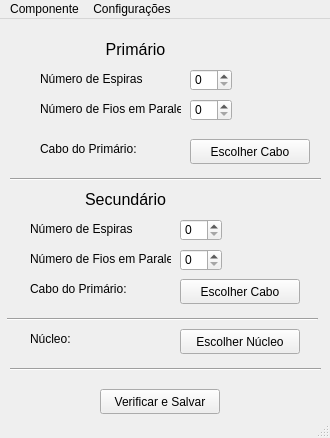
<?xml version="1.0" encoding="UTF-8"?>
<ui version="4.0">
 <class>CreateInductorWindow</class>
 <widget class="QMainWindow" name="CreateInductorWindow">
  <property name="geometry">
   <rect>
    <x>0</x>
    <y>0</y>
    <width>330</width>
    <height>438</height>
   </rect>
  </property>
  <property name="minimumSize">
   <size>
    <width>330</width>
    <height>438</height>
   </size>
  </property>
  <property name="maximumSize">
   <size>
    <width>330</width>
    <height>438</height>
   </size>
  </property>
  <property name="windowTitle">
   <string>Transformador</string>
  </property>
  <property name="iconSize">
   <size>
    <width>24</width>
    <height>24</height>
   </size>
  </property>
  <widget class="QWidget" name="centralwidget">
   <widget class="QSpinBox" name="input_Np">
    <property name="geometry">
     <rect>
      <x>190</x>
      <y>50</y>
      <width>42</width>
      <height>22</height>
     </rect>
    </property>
    <property name="maximum">
     <number>200</number>
    </property>
   </widget>
   <widget class="QSpinBox" name="input_Npp">
    <property name="geometry">
     <rect>
      <x>190</x>
      <y>80</y>
      <width>42</width>
      <height>22</height>
     </rect>
    </property>
    <property name="maximum">
     <number>200</number>
    </property>
   </widget>
   <widget class="QPushButton" name="buttonPrimaryCableSel">
    <property name="geometry">
     <rect>
      <x>190</x>
      <y>120</y>
      <width>120</width>
      <height>25</height>
     </rect>
    </property>
    <property name="sizePolicy">
     <sizepolicy hsizetype="Fixed" vsizetype="Fixed">
      <horstretch>0</horstretch>
      <verstretch>0</verstretch>
     </sizepolicy>
    </property>
    <property name="minimumSize">
     <size>
      <width>120</width>
      <height>25</height>
     </size>
    </property>
    <property name="maximumSize">
     <size>
      <width>120</width>
      <height>25</height>
     </size>
    </property>
    <property name="text">
     <string>Escolher Cabo</string>
    </property>
   </widget>
   <widget class="QLabel" name="label">
    <property name="geometry">
     <rect>
      <x>40</x>
      <y>50</y>
      <width>121</width>
      <height>20</height>
     </rect>
    </property>
    <property name="sizePolicy">
     <sizepolicy hsizetype="Fixed" vsizetype="Fixed">
      <horstretch>0</horstretch>
      <verstretch>0</verstretch>
     </sizepolicy>
    </property>
    <property name="minimumSize">
     <size>
      <width>121</width>
      <height>20</height>
     </size>
    </property>
    <property name="maximumSize">
     <size>
      <width>141</width>
      <height>20</height>
     </size>
    </property>
    <property name="text">
     <string>Número de Espiras</string>
    </property>
   </widget>
   <widget class="QLabel" name="label2">
    <property name="geometry">
     <rect>
      <x>40</x>
      <y>80</y>
      <width>141</width>
      <height>20</height>
     </rect>
    </property>
    <property name="sizePolicy">
     <sizepolicy hsizetype="Fixed" vsizetype="Fixed">
      <horstretch>0</horstretch>
      <verstretch>0</verstretch>
     </sizepolicy>
    </property>
    <property name="minimumSize">
     <size>
      <width>121</width>
      <height>20</height>
     </size>
    </property>
    <property name="maximumSize">
     <size>
      <width>141</width>
      <height>20</height>
     </size>
    </property>
    <property name="text">
     <string>Número de Fios em Paralelo</string>
    </property>
   </widget>
   <widget class="QPushButton" name="buttonVerify">
    <property name="geometry">
     <rect>
      <x>100</x>
      <y>370</y>
      <width>120</width>
      <height>25</height>
     </rect>
    </property>
    <property name="sizePolicy">
     <sizepolicy hsizetype="Fixed" vsizetype="Fixed">
      <horstretch>0</horstretch>
      <verstretch>0</verstretch>
     </sizepolicy>
    </property>
    <property name="minimumSize">
     <size>
      <width>120</width>
      <height>25</height>
     </size>
    </property>
    <property name="maximumSize">
     <size>
      <width>120</width>
      <height>25</height>
     </size>
    </property>
    <property name="text">
     <string>Verificar e Salvar</string>
    </property>
   </widget>
   <widget class="QLabel" name="label_6">
    <property name="geometry">
     <rect>
      <x>40</x>
      <y>120</y>
      <width>141</width>
      <height>20</height>
     </rect>
    </property>
    <property name="sizePolicy">
     <sizepolicy hsizetype="Fixed" vsizetype="Fixed">
      <horstretch>0</horstretch>
      <verstretch>0</verstretch>
     </sizepolicy>
    </property>
    <property name="minimumSize">
     <size>
      <width>80</width>
      <height>20</height>
     </size>
    </property>
    <property name="maximumSize">
     <size>
      <width>141</width>
      <height>20</height>
     </size>
    </property>
    <property name="text">
     <string>Cabo do Primário:</string>
    </property>
   </widget>
   <widget class="QLabel" name="label_2">
    <property name="geometry">
     <rect>
      <x>40</x>
      <y>20</y>
      <width>191</width>
      <height>20</height>
     </rect>
    </property>
    <property name="font">
     <font>
      <pointsize>12</pointsize>
     </font>
    </property>
    <property name="text">
     <string>Primário</string>
    </property>
    <property name="alignment">
     <set>Qt::AlignCenter</set>
    </property>
   </widget>
   <widget class="QLabel" name="label_4">
    <property name="geometry">
     <rect>
      <x>30</x>
      <y>170</y>
      <width>191</width>
      <height>20</height>
     </rect>
    </property>
    <property name="font">
     <font>
      <pointsize>12</pointsize>
     </font>
    </property>
    <property name="text">
     <string>Secundário</string>
    </property>
    <property name="alignment">
     <set>Qt::AlignCenter</set>
    </property>
   </widget>
   <widget class="QSpinBox" name="input_Nps">
    <property name="geometry">
     <rect>
      <x>180</x>
      <y>230</y>
      <width>42</width>
      <height>22</height>
     </rect>
    </property>
    <property name="maximum">
     <number>200</number>
    </property>
   </widget>
   <widget class="QSpinBox" name="input_Ns">
    <property name="geometry">
     <rect>
      <x>180</x>
      <y>200</y>
      <width>42</width>
      <height>22</height>
     </rect>
    </property>
    <property name="maximum">
     <number>200</number>
    </property>
   </widget>
   <widget class="QLabel" name="label2_2">
    <property name="geometry">
     <rect>
      <x>30</x>
      <y>230</y>
      <width>141</width>
      <height>20</height>
     </rect>
    </property>
    <property name="sizePolicy">
     <sizepolicy hsizetype="Fixed" vsizetype="Fixed">
      <horstretch>0</horstretch>
      <verstretch>0</verstretch>
     </sizepolicy>
    </property>
    <property name="minimumSize">
     <size>
      <width>121</width>
      <height>20</height>
     </size>
    </property>
    <property name="maximumSize">
     <size>
      <width>141</width>
      <height>20</height>
     </size>
    </property>
    <property name="text">
     <string>Número de Fios em Paralelo</string>
    </property>
   </widget>
   <widget class="QLabel" name="label_7">
    <property name="geometry">
     <rect>
      <x>30</x>
      <y>200</y>
      <width>121</width>
      <height>20</height>
     </rect>
    </property>
    <property name="sizePolicy">
     <sizepolicy hsizetype="Fixed" vsizetype="Fixed">
      <horstretch>0</horstretch>
      <verstretch>0</verstretch>
     </sizepolicy>
    </property>
    <property name="minimumSize">
     <size>
      <width>121</width>
      <height>20</height>
     </size>
    </property>
    <property name="maximumSize">
     <size>
      <width>141</width>
      <height>20</height>
     </size>
    </property>
    <property name="text">
     <string>Número de Espiras</string>
    </property>
   </widget>
   <widget class="QLabel" name="label_3">
    <property name="geometry">
     <rect>
      <x>50</x>
      <y>310</y>
      <width>16</width>
      <height>16</height>
     </rect>
    </property>
    <property name="text">
     <string/>
    </property>
   </widget>
   <widget class="QPushButton" name="buttonCoreSel">
    <property name="geometry">
     <rect>
      <x>180</x>
      <y>310</y>
      <width>120</width>
      <height>25</height>
     </rect>
    </property>
    <property name="sizePolicy">
     <sizepolicy hsizetype="Fixed" vsizetype="Fixed">
      <horstretch>0</horstretch>
      <verstretch>0</verstretch>
     </sizepolicy>
    </property>
    <property name="minimumSize">
     <size>
      <width>120</width>
      <height>25</height>
     </size>
    </property>
    <property name="maximumSize">
     <size>
      <width>120</width>
      <height>25</height>
     </size>
    </property>
    <property name="text">
     <string>Escolher Núcleo</string>
    </property>
   </widget>
   <widget class="QLabel" name="label_5">
    <property name="geometry">
     <rect>
      <x>30</x>
      <y>310</y>
      <width>141</width>
      <height>20</height>
     </rect>
    </property>
    <property name="sizePolicy">
     <sizepolicy hsizetype="Fixed" vsizetype="Fixed">
      <horstretch>0</horstretch>
      <verstretch>0</verstretch>
     </sizepolicy>
    </property>
    <property name="minimumSize">
     <size>
      <width>80</width>
      <height>20</height>
     </size>
    </property>
    <property name="maximumSize">
     <size>
      <width>141</width>
      <height>20</height>
     </size>
    </property>
    <property name="text">
     <string>Núcleo:</string>
    </property>
   </widget>
   <widget class="QPushButton" name="buttonSecondaryCableSel">
    <property name="geometry">
     <rect>
      <x>180</x>
      <y>260</y>
      <width>120</width>
      <height>25</height>
     </rect>
    </property>
    <property name="sizePolicy">
     <sizepolicy hsizetype="Fixed" vsizetype="Fixed">
      <horstretch>0</horstretch>
      <verstretch>0</verstretch>
     </sizepolicy>
    </property>
    <property name="minimumSize">
     <size>
      <width>120</width>
      <height>25</height>
     </size>
    </property>
    <property name="maximumSize">
     <size>
      <width>120</width>
      <height>25</height>
     </size>
    </property>
    <property name="text">
     <string>Escolher Cabo</string>
    </property>
   </widget>
   <widget class="QLabel" name="label_8">
    <property name="geometry">
     <rect>
      <x>30</x>
      <y>260</y>
      <width>141</width>
      <height>20</height>
     </rect>
    </property>
    <property name="sizePolicy">
     <sizepolicy hsizetype="Fixed" vsizetype="Fixed">
      <horstretch>0</horstretch>
      <verstretch>0</verstretch>
     </sizepolicy>
    </property>
    <property name="minimumSize">
     <size>
      <width>80</width>
      <height>20</height>
     </size>
    </property>
    <property name="maximumSize">
     <size>
      <width>141</width>
      <height>20</height>
     </size>
    </property>
    <property name="text">
     <string>Cabo do Primário:</string>
    </property>
   </widget>
   <widget class="Line" name="line">
    <property name="geometry">
     <rect>
      <x>7</x>
      <y>290</y>
      <width>311</width>
      <height>20</height>
     </rect>
    </property>
    <property name="orientation">
     <enum>Qt::Horizontal</enum>
    </property>
   </widget>
   <widget class="Line" name="line_2">
    <property name="geometry">
     <rect>
      <x>10</x>
      <y>150</y>
      <width>311</width>
      <height>20</height>
     </rect>
    </property>
    <property name="orientation">
     <enum>Qt::Horizontal</enum>
    </property>
   </widget>
   <widget class="Line" name="line_3">
    <property name="geometry">
     <rect>
      <x>10</x>
      <y>340</y>
      <width>311</width>
      <height>20</height>
     </rect>
    </property>
    <property name="orientation">
     <enum>Qt::Horizontal</enum>
    </property>
   </widget>
  </widget>
  <widget class="QMenuBar" name="menubar">
   <property name="geometry">
    <rect>
     <x>0</x>
     <y>0</y>
     <width>330</width>
     <height>21</height>
    </rect>
   </property>
   <widget class="QMenu" name="menuFile">
    <property name="title">
     <string>Componente</string>
    </property>
    <addaction name="actionNew"/>
    <addaction name="actionSave"/>
   </widget>
   <widget class="QMenu" name="menuConfigura_es">
    <property name="title">
     <string>Configurações</string>
    </property>
    <addaction name="actionOtimizador"/>
    <addaction name="actionFatores_de_Seguran_a"/>
   </widget>
   <addaction name="menuFile"/>
   <addaction name="menuConfigura_es"/>
  </widget>
  <widget class="QStatusBar" name="statusbar"/>
  <action name="actionNew">
   <property name="text">
    <string>Novo</string>
   </property>
  </action>
  <action name="actionSave">
   <property name="text">
    <string>Salvar</string>
   </property>
  </action>
  <action name="actionOtimizador">
   <property name="text">
    <string>Otimizador</string>
   </property>
  </action>
  <action name="actionFatores_de_Seguran_a">
   <property name="text">
    <string>Fatores de Segurança</string>
   </property>
  </action>
 </widget>
 <resources/>
 <connections/>
</ui>
